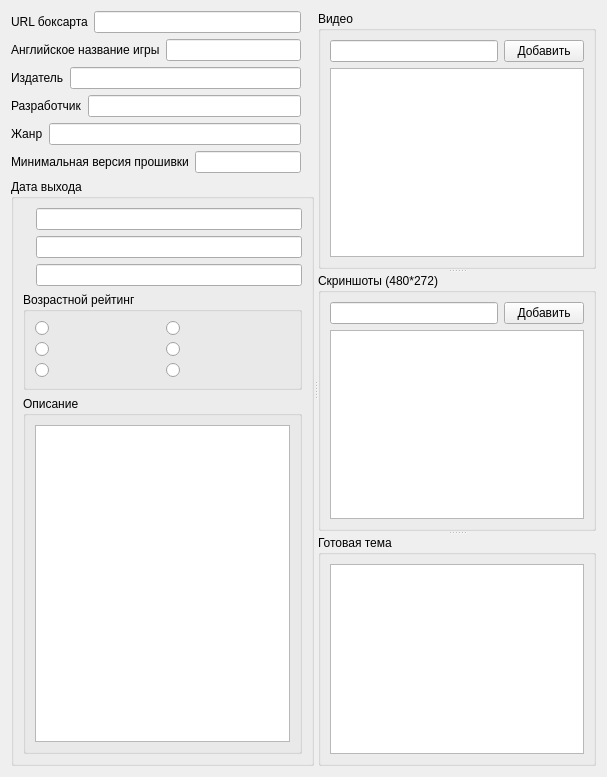
      <widget class="QWidget" name="tab">
       <attribute name="icon">
        <iconset>
         <normaloff>:/psp.png</normaloff>:/psp.png</iconset>
       </attribute>
       <attribute name="title">
        <string>PSP</string>
       </attribute>
       <attribute name="toolTip">
        <string>PSP</string>
       </attribute>
       <layout class="QVBoxLayout" name="verticalLayout_8">
        <item>
         <widget class="QSplitter" name="splitter_7">
          <property name="orientation">
           <enum>Qt::Horizontal</enum>
          </property>
          <widget class="QWidget" name="layoutWidget">
           <layout class="QVBoxLayout" name="verticalLayout_3">
            <item>
             <layout class="QHBoxLayout" name="horizontalLayout_7">
              <item>
               <widget class="QLabel" name="label123">
                <property name="text">
                 <string>URL боксарта</string>
                </property>
               </widget>
              </item>
              <item>
               <widget class="QLineEdit" name="boxArtPsp">
                <property name="toolTip">
                 <string>URL боксарта</string>
                </property>
                <property name="whatsThis">
                 <string/>
                </property>
                <property name="text">
                 <string/>
                </property>
               </widget>
              </item>
              <item>
               <widget class="QLabel" name="isNoyNullLb01">
                <property name="text">
                 <string/>
                </property>
                <property name="pixmap">
                 <pixmap resource="../rsc/rate.qrc">:/cancel.png</pixmap>
                </property>
               </widget>
              </item>
             </layout>
            </item>
            <item>
             <layout class="QHBoxLayout" name="horizontalLayout_41">
              <item>
               <widget class="QLabel" name="label">
                <property name="text">
                 <string>Английское название игры</string>
                </property>
               </widget>
              </item>
              <item>
               <widget class="QLineEdit" name="nameGamePsp">
                <property name="toolTip">
                 <string>Английское название игры</string>
                </property>
                <property name="text">
                 <string/>
                </property>
               </widget>
              </item>
              <item>
               <widget class="QLabel" name="isNoyNullLb02">
                <property name="text">
                 <string/>
                </property>
                <property name="pixmap">
                 <pixmap resource="../rsc/rate.qrc">:/cancel.png</pixmap>
                </property>
               </widget>
              </item>
             </layout>
            </item>
            <item>
             <layout class="QHBoxLayout" name="horizontalLayout_42">
              <item>
               <widget class="QLabel" name="label_2">
                <property name="text">
                 <string>Издатель</string>
                </property>
               </widget>
              </item>
              <item>
               <widget class="QLineEdit" name="publisherPsp">
                <property name="toolTip">
                 <string>Издатель</string>
                </property>
                <property name="text">
                 <string/>
                </property>
               </widget>
              </item>
              <item>
               <widget class="QLabel" name="isNoyNullLb03">
                <property name="text">
                 <string/>
                </property>
                <property name="pixmap">
                 <pixmap resource="../rsc/rate.qrc">:/cancel.png</pixmap>
                </property>
               </widget>
              </item>
             </layout>
            </item>
            <item>
             <layout class="QHBoxLayout" name="horizontalLayout_43">
              <item>
               <widget class="QLabel" name="label_3">
                <property name="text">
                 <string>Разработчик</string>
                </property>
               </widget>
              </item>
              <item>
               <widget class="QLineEdit" name="DevPsp">
                <property name="toolTip">
                 <string>Разработчик</string>
                </property>
                <property name="text">
                 <string/>
                </property>
               </widget>
              </item>
              <item>
               <widget class="QLabel" name="isNoyNullLb04">
                <property name="text">
                 <string/>
                </property>
                <property name="pixmap">
                 <pixmap resource="../rsc/rate.qrc">:/cancel.png</pixmap>
                </property>
               </widget>
              </item>
             </layout>
            </item>
            <item>
             <layout class="QHBoxLayout" name="horizontalLayout_44">
              <item>
               <widget class="QLabel" name="label_4">
                <property name="text">
                 <string>Жанр</string>
                </property>
               </widget>
              </item>
              <item>
               <widget class="QLineEdit" name="genrePsp">
                <property name="toolTip">
                 <string>Жанр</string>
                </property>
                <property name="text">
                 <string/>
                </property>
               </widget>
              </item>
              <item>
               <widget class="QLabel" name="isNoyNullLb05">
                <property name="text">
                 <string/>
                </property>
                <property name="pixmap">
                 <pixmap resource="../rsc/rate.qrc">:/cancel.png</pixmap>
                </property>
               </widget>
              </item>
             </layout>
            </item>
            <item>
             <layout class="QHBoxLayout" name="horizontalLayout_45">
              <item>
               <widget class="QLabel" name="label_5">
                <property name="text">
                 <string>Минимальная версия прошивки</string>
                </property>
               </widget>
              </item>
              <item>
               <widget class="QLineEdit" name="minFrimPsp">
                <property name="toolTip">
                 <string>Минимальная версия прошивки</string>
                </property>
                <property name="text">
                 <string/>
                </property>
               </widget>
              </item>
              <item>
               <widget class="QLabel" name="isNoyNullLb06">
                <property name="text">
                 <string/>
                </property>
                <property name="pixmap">
                 <pixmap resource="../rsc/rate.qrc">:/cancel.png</pixmap>
                </property>
               </widget>
              </item>
             </layout>
            </item>
            <item>
             <widget class="QGroupBox" name="DateBoxPsp">
              <property name="title">
               <string>Дата выхода</string>
              </property>
              <layout class="QVBoxLayout" name="verticalLayout_2">
               <item>
                <layout class="QHBoxLayout" name="horizontalLayout">
                 <item>
                  <widget class="QLabel" name="JP_Psp">
                   <property name="text">
                    <string/>
                   </property>
                   <property name="pixmap">
                    <pixmap resource="../rsc/rate.qrc">:/jp.png</pixmap>
                   </property>
                  </widget>
                 </item>
                 <item>
                  <widget class="QLineEdit" name="jpLnPsp">
                   <property name="enabled">
                    <bool>true</bool>
                   </property>
                  </widget>
                 </item>
                </layout>
               </item>
               <item>
                <layout class="QHBoxLayout" name="horizontalLayout_2">
                 <item>
                  <widget class="QLabel" name="USA_Psp">
                   <property name="cursor">
                    <cursorShape>ArrowCursor</cursorShape>
                   </property>
                   <property name="text">
                    <string/>
                   </property>
                   <property name="pixmap">
                    <pixmap resource="../rsc/rate.qrc">:/usa.png</pixmap>
                   </property>
                  </widget>
                 </item>
                 <item>
                  <widget class="QLineEdit" name="usaLnPsp">
                   <property name="enabled">
                    <bool>true</bool>
                   </property>
                  </widget>
                 </item>
                </layout>
               </item>
               <item>
                <layout class="QHBoxLayout" name="horizontalLayout_3">
                 <item>
                  <widget class="QLabel" name="EU_Psp">
                   <property name="text">
                    <string/>
                   </property>
                   <property name="pixmap">
                    <pixmap resource="../rsc/rate.qrc">:/eu.png</pixmap>
                   </property>
                  </widget>
                 </item>
                 <item>
                  <widget class="QLineEdit" name="euLnPsp">
                   <property name="enabled">
                    <bool>true</bool>
                   </property>
                  </widget>
                 </item>
                </layout>
               </item>
               <item>
                <widget class="QGroupBox" name="raiting">
                 <property name="minimumSize">
                  <size>
                   <width>0</width>
                   <height>0</height>
                  </size>
                 </property>
                 <property name="title">
                  <string>Возрастной рейтинг</string>
                 </property>
                 <layout class="QVBoxLayout" name="verticalLayout_41">
                  <item>
                   <layout class="QHBoxLayout" name="horizontalLayout_38">
                    <item>
                     <widget class="QRadioButton" name="r3">
                      <property name="text">
                       <string/>
                      </property>
                      <property name="icon">
                       <iconset resource="../rsc/rate.qrc">
                        <normaloff>:/rateImg/3.png</normaloff>:/rateImg/3.png</iconset>
                      </property>
                      <property name="iconSize">
                       <size>
                        <width>48</width>
                        <height>48</height>
                       </size>
                      </property>
                     </widget>
                    </item>
                    <item>
                     <widget class="QRadioButton" name="r7">
                      <property name="text">
                       <string/>
                      </property>
                      <property name="icon">
                       <iconset resource="../rsc/rate.qrc">
                        <normaloff>:/rateImg/7.png</normaloff>:/rateImg/7.png</iconset>
                      </property>
                      <property name="iconSize">
                       <size>
                        <width>48</width>
                        <height>48</height>
                       </size>
                      </property>
                     </widget>
                    </item>
                   </layout>
                  </item>
                  <item>
                   <layout class="QHBoxLayout" name="horizontalLayout_39">
                    <item>
                     <widget class="QRadioButton" name="r11">
                      <property name="text">
                       <string/>
                      </property>
                      <property name="icon">
                       <iconset resource="../rsc/rate.qrc">
                        <normaloff>:/rateImg/11.png</normaloff>:/rateImg/11.png</iconset>
                      </property>
                      <property name="iconSize">
                       <size>
                        <width>48</width>
                        <height>48</height>
                       </size>
                      </property>
                     </widget>
                    </item>
                    <item>
                     <widget class="QRadioButton" name="r12">
                      <property name="text">
                       <string/>
                      </property>
                      <property name="icon">
                       <iconset resource="../rsc/rate.qrc">
                        <normaloff>:/rateImg/12.png</normaloff>:/rateImg/12.png</iconset>
                      </property>
                      <property name="iconSize">
                       <size>
                        <width>48</width>
                        <height>48</height>
                       </size>
                      </property>
                     </widget>
                    </item>
                   </layout>
                  </item>
                  <item>
                   <layout class="QHBoxLayout" name="horizontalLayout_40">
                    <item>
                     <widget class="QRadioButton" name="r16">
                      <property name="text">
                       <string/>
                      </property>
                      <property name="icon">
                       <iconset resource="../rsc/rate.qrc">
                        <normaloff>:/rateImg/16.png</normaloff>:/rateImg/16.png</iconset>
                      </property>
                      <property name="iconSize">
                       <size>
                        <width>48</width>
                        <height>48</height>
                       </size>
                      </property>
                     </widget>
                    </item>
                    <item>
                     <widget class="QRadioButton" name="r18">
                      <property name="text">
                       <string/>
                      </property>
                      <property name="icon">
                       <iconset resource="../rsc/rate.qrc">
                        <normaloff>:/rateImg/18.png</normaloff>:/rateImg/18.png</iconset>
                      </property>
                      <property name="iconSize">
                       <size>
                        <width>48</width>
                        <height>48</height>
                       </size>
                      </property>
                     </widget>
                    </item>
                   </layout>
                  </item>
                 </layout>
                </widget>
               </item>
               <item>
                <widget class="QGroupBox" name="descrBoxPsp">
                 <property name="title">
                  <string>Описание</string>
                 </property>
                 <layout class="QHBoxLayout" name="horizontalLayout_4">
                  <item>
                   <widget class="QTextEdit" name="descrPsp"/>
                  </item>
                 </layout>
                </widget>
               </item>
              </layout>
             </widget>
            </item>
           </layout>
          </widget>
          <widget class="QSplitter" name="splitter">
           <property name="orientation">
            <enum>Qt::Vertical</enum>
           </property>
           <widget class="QGroupBox" name="videoBoxPsp">
            <property name="title">
             <string>Видео</string>
            </property>
            <layout class="QVBoxLayout" name="verticalLayout_5">
             <item>
              <layout class="QHBoxLayout" name="horizontalLayout_5">
               <item>
                <widget class="QLineEdit" name="addVideoLnPsp">
                 <property name="toolTip">
                  <string>URL видео</string>
                 </property>
                 <property name="text">
                  <string/>
                 </property>
                </widget>
               </item>
               <item>
                <widget class="QPushButton" name="addVideoPsp">
                 <property name="toolTip">
                  <string>Добавить ссылку</string>
                 </property>
                 <property name="statusTip">
                  <string/>
                 </property>
                 <property name="whatsThis">
                  <string/>
                 </property>
                 <property name="text">
                  <string>Добавить</string>
                 </property>
                </widget>
               </item>
              </layout>
             </item>
             <item>
              <widget class="QTableWidget" name="videoPsp">
               <property name="editTriggers">
                <set>QAbstractItemView::AnyKeyPressed|QAbstractItemView::EditKeyPressed</set>
               </property>
               <property name="selectionMode">
                <enum>QAbstractItemView::SingleSelection</enum>
               </property>
               <property name="showGrid">
                <bool>true</bool>
               </property>
               <property name="cornerButtonEnabled">
                <bool>true</bool>
               </property>
               <property name="rowCount">
                <number>0</number>
               </property>
               <property name="columnCount">
                <number>1</number>
               </property>
               <attribute name="horizontalHeaderVisible">
                <bool>false</bool>
               </attribute>
               <attribute name="horizontalHeaderDefaultSectionSize">
                <number>300</number>
               </attribute>
               <attribute name="horizontalHeaderMinimumSectionSize">
                <number>20</number>
               </attribute>
               <attribute name="horizontalHeaderShowSortIndicator" stdset="0">
                <bool>false</bool>
               </attribute>
               <attribute name="horizontalHeaderStretchLastSection">
                <bool>true</bool>
               </attribute>
               <attribute name="verticalHeaderVisible">
                <bool>false</bool>
               </attribute>
               <attribute name="verticalHeaderDefaultSectionSize">
                <number>20</number>
               </attribute>
               <attribute name="verticalHeaderMinimumSectionSize">
                <number>19</number>
               </attribute>
               <column/>
              </widget>
             </item>
            </layout>
           </widget>
           <widget class="QGroupBox" name="ImgBoxPsp">
            <property name="title">
             <string>Скриншоты (480*272)</string>
            </property>
            <layout class="QVBoxLayout" name="verticalLayout_4">
             <item>
              <layout class="QHBoxLayout" name="horizontalLayout_6">
               <item>
                <widget class="QLineEdit" name="addImgLnPsp">
                 <property name="cursor">
                  <cursorShape>ArrowCursor</cursorShape>
                 </property>
                 <property name="toolTip">
                  <string>URL скриншота</string>
                 </property>
                 <property name="text">
                  <string/>
                 </property>
                </widget>
               </item>
               <item>
                <widget class="QPushButton" name="addImgPsp">
                 <property name="text">
                  <string>Добавить</string>
                 </property>
                </widget>
               </item>
              </layout>
             </item>
             <item>
              <widget class="QTableWidget" name="imgPSP">
               <property name="editTriggers">
                <set>QAbstractItemView::AnyKeyPressed|QAbstractItemView::EditKeyPressed</set>
               </property>
               <property name="selectionMode">
                <enum>QAbstractItemView::SingleSelection</enum>
               </property>
               <property name="columnCount">
                <number>1</number>
               </property>
               <attribute name="horizontalHeaderVisible">
                <bool>false</bool>
               </attribute>
               <attribute name="horizontalHeaderMinimumSectionSize">
                <number>20</number>
               </attribute>
               <attribute name="horizontalHeaderStretchLastSection">
                <bool>true</bool>
               </attribute>
               <attribute name="verticalHeaderVisible">
                <bool>false</bool>
               </attribute>
               <attribute name="verticalHeaderDefaultSectionSize">
                <number>20</number>
               </attribute>
               <column/>
              </widget>
             </item>
            </layout>
           </widget>
           <widget class="QGroupBox" name="OkResultPsp">
            <property name="minimumSize">
             <size>
              <width>0</width>
              <height>0</height>
             </size>
            </property>
            <property name="title">
             <string>Готовая тема</string>
            </property>
            <layout class="QVBoxLayout" name="verticalLayout_7">
             <item>
              <widget class="QTextEdit" name="resultPsp">
               <property name="readOnly">
                <bool>false</bool>
               </property>
              </widget>
             </item>
            </layout>
           </widget>
          </widget>
         </widget>
        </item>
       </layout>
      </widget>
